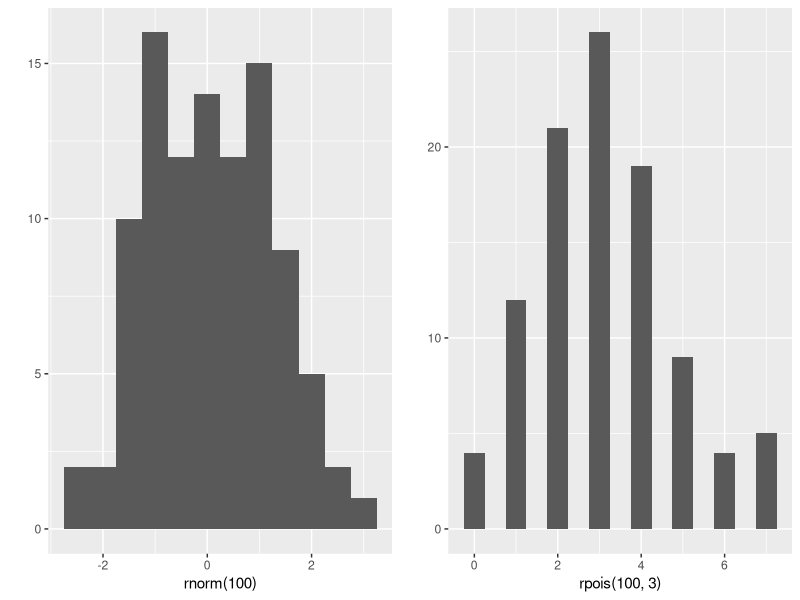

Source code (R): (Note: this script raises an error after producing the figure.)
# ggplot2 Notes
require(ggplot2)

# plot ggplots side by side
# source: http://stackoverflow.com/a/3935554
require(gridExtra)
plot1 <- qplot(rnorm(100), binwidth = 0.5)
plot2 <- qplot(rpois(100, 3), binwidth = 0.5)
grid.arrange(plot1, plot2, ncol = 2)

# change legend title
# source: http://stackoverflow.com/a/14622513
p <- ggplot(df, aes(x=rating, fill=cond)) +
            geom_density(alpha=.3) +
            xlab("NEW RATING TITLE") +
            ylab("NEW DENSITY TITLE")
p <- p + guides(fill=guide_legend(title="New Legend Title"))

# add annotation to side of plot
# source: http://stackoverflow.com/a/12417481/6873133

# increase size of points
# source: http://stackoverflow.com/a/9789895/6873133
dt <- data.frame(country = letters[1:20], val = rnorm(20), siz = rnorm(20))
qplot(x = country, y = val, data = dt, geom = "point", size = siz) +
    scale_size(range = c(2, 10))

# remove all of (x) axis labels
# remove everything, but can pick and choose which ones to keep
# source: https://stackoverflow.com/a/35090981/6873133
ggplot(data = diamonds, mapping = aes(x = clarity)) + geom_bar(aes(fill = cut))+
  theme(axis.title.x = element_blank(),
        axis.text.x = element_blank(),
        axis.ticks.x = element_blank())
